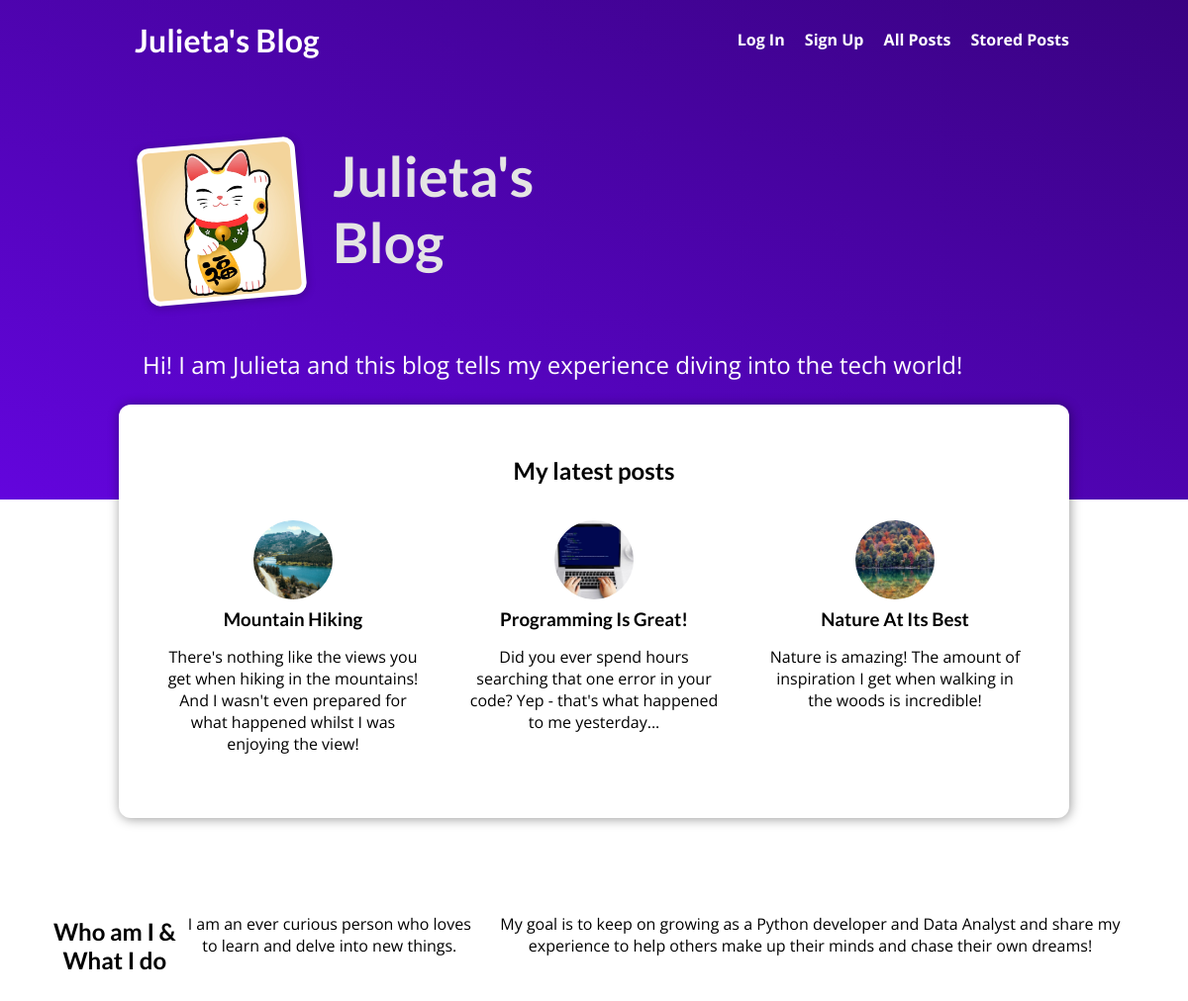
The page / on the database its author committed.
### blog/models.py (models this page shows, shortened)
class Post(models.Model):
    title = models.CharField(max_length=150)
    excerpt = models.CharField(max_length=200)
    image = models.ImageField(upload_to="posts", null=True)
    date = models.DateField(auto_now=True)
    slug = models.SlugField(unique=True, db_index=True)
    content = models.TextField(validators=[MinLengthValidator(10)])
    author = models.ForeignKey(
        Author, on_delete=models.SET_NULL, null=True, related_name="posts")
    tags = models.ManyToManyField(Tag)

### blog/views.py (the view)
# urls.py: path("", views.StartingPageView.as_view(), name='starting-page'),
class StartingPageView(ListView):
    template_name = "blog/index.html"
    model = Post
    ordering =["-date"]
    context_object_name = "posts"
    def get_queryset(self):
        queryset =  super().get_queryset()
        data = queryset[:3]
        return data

### blog/templates/blog/index.html (shortened to what this page needs)
{% extends 'base.html' %}
{% load static %}
{% block css_files %}
    <link rel="stylesheet" href="{% static 'blog/post.css' %}">
    <link rel="stylesheet" href="{% static 'blog/index.css' %}">
{% endblock css_files%}
{% block content %}
    <section id="welcome">
        <header>
            <img src="{% static 'blog/images/luckycat.jpg' %}" alt="Julieta - The author of this blog.">
            <h2>Julieta's Blog</h2>
        </header>
        <p>Hi! I am Julieta and this blog tells my experience diving into the tech world!</p>
    </section>
    <section id="latest-posts">
        <h2>My latest posts</h2>
        <ul>
            {% for post in posts %}
                {% include 'blog/includes/post.html' %}
            {% endfor %}
        </ul>
    </section>
    <section id="who">
        <h2>Who am I & What I do</h2>
        <p>I am an ever curious person who loves to learn and delve into new things.</p>
        <p>My goal is to keep on growing as a Python developer and Data Analyst and share my experience to help others make up their minds and chase their own dreams! </p>
    </section>
{% endblock content %}

### blog/templates/blog/includes/post.html
<li>
    <article class="post">
        <a href="{% url 'post-detail-page' post.slug %}">
            <img src="{{post.image.url}}" alt="{{post.title}}">
            <div class="post__content">
                <h3>{{post.title}}</h3>
                    <p>{{post.excerpt}}</p>
            </div>
        </a>
    </article>
</li>

### static/app.css (style rules this page uses)
* { box-sizing: border-box; }
html { font-family: 'Open Sans', 'Lato', sans-serif; }
body { margin: 0; }
h1, h2, h3 { font-family: 'Lato', sans-serif; font-weight: bold; }

### blog/static/blog/post.css (style rules this page uses)
.post { display: flex; flex-direction: column; align-items: center; text-align: center; }
.post a { text-decoration: none; color: black; transition: all 0.2s ease; padding: 1rem; }
.post img { width: 5rem; height: 5rem; object-fit: cover; border-radius: 50%; }
.post h3 { margin: 0.25rem 0; }

### blog/static/blog/index.css (style rules this page uses)
#welcome { background: linear-gradient(to right top, #6305dd, #390281); padding: 6rem 12%; }
#welcome header { display: flex; align-items: flex-start; margin: 3rem auto; }
#welcome img { width: 10rem; height: 10rem; object-fit: cover; object-position: top; border: 5px solid white; border-radius: 12px; background-color: #ffe1bf; transform: rotateZ(-5deg); box-shadow: 0 2px 8px rgba(0, 0, 0, 0.25); }
#welcome h2 { font-size: 3.5rem; margin: 0 0 0 2rem; color: #e4e4e4; width: 10rem; }
#welcome p { color: white; font-size: 1.5rem; }
#latest-posts { background-color: white; padding: 2rem; border-radius: 12px; width: 60rem; margin: -6rem auto 2rem auto; box-shadow: 1px 1px 12px rgba(0, 0, 0, 0.4); }
#latest-posts h2 { text-align: center; }
#latest-posts ul { list-style: none; margin: 0; padding: 0; display: flex; gap: 1rem; }
#latest-posts li { flex: 1; }
#who { padding: 3rem; text-align: center; margin-left: 3px; display: flex; }

### rows shown on the page
Post: image (picture), title "Mountain Hiking", excerpt "There's nothing like the views you get when hiking in the mountains! And I wasn't even prepared for what happened whilst I was enjoying the view!"
Post: image (picture), title "Programming Is Great!", excerpt "Did you ever spend hours searching that one error in your code? Yep - that's what happened to me yesterday..."
Post: image (picture), title "Nature At Its Best", excerpt "Nature is amazing! The amount of inspiration I get when walking in the woods is incredible!"
